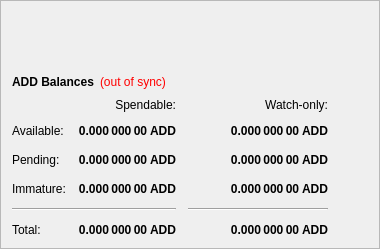
        <widget class="QFrame" name="frame">
         <property name="frameShape">
          <enum>QFrame::StyledPanel</enum>
         </property>
         <property name="frameShadow">
          <enum>QFrame::Raised</enum>
         </property>
         <layout class="QVBoxLayout" name="verticalLayout_4">
          <item>
           <widget class="QLabel" name="labelOverviewHeaderLeft">
            <property name="text">
             <string/>
            </property>
           </widget>
          </item>
          <item>
           <spacer name="verticalSpacer_4">
            <property name="orientation">
             <enum>Qt::Vertical</enum>
            </property>
            <property name="sizeHint" stdset="0">
             <size>
              <width>20</width>
              <height>40</height>
             </size>
            </property>
           </spacer>
          </item>
          <item>
           <layout class="QHBoxLayout" name="horizontalLayout_4">
            <item>
             <widget class="QLabel" name="label_5">
              <property name="font">
               <font>
                <weight>75</weight>
                <bold>true</bold>
               </font>
              </property>
              <property name="text">
               <string>ADD Balances</string>
              </property>
             </widget>
            </item>
            <item>
             <widget class="QLabel" name="labelWalletStatus">
              <property name="cursor">
               <cursorShape>WhatsThisCursor</cursorShape>
              </property>
              <property name="toolTip">
               <string>The displayed information may be out of date. Your wallet automatically synchronizes with the ADD network after a connection is established, but this process has not completed yet.</string>
              </property>
              <property name="styleSheet">
               <string notr="true">QLabel { color: red; }</string>
              </property>
              <property name="text">
               <string notr="true">(out of sync)</string>
              </property>
              <property name="alignment">
               <set>Qt::AlignLeading|Qt::AlignLeft|Qt::AlignVCenter</set>
              </property>
             </widget>
            </item>
            <item>
             <spacer name="horizontalSpacer_3">
              <property name="orientation">
               <enum>Qt::Horizontal</enum>
              </property>
              <property name="sizeHint" stdset="0">
               <size>
                <width>40</width>
                <height>20</height>
               </size>
              </property>
             </spacer>
            </item>
           </layout>
          </item>
          <item>
           <layout class="QGridLayout" name="gridLayout">
            <property name="spacing">
             <number>12</number>
            </property>
            <item row="2" column="2">
             <widget class="QLabel" name="labelWatchPending">
              <property name="font">
               <font>
                <weight>75</weight>
                <bold>true</bold>
               </font>
              </property>
              <property name="cursor">
               <cursorShape>IBeamCursor</cursorShape>
              </property>
              <property name="toolTip">
               <string>Unconfirmed transactions to watch-only addresses</string>
              </property>
              <property name="text">
               <string notr="true">0.000 000 00 ADD</string>
              </property>
              <property name="alignment">
               <set>Qt::AlignRight|Qt::AlignTrailing|Qt::AlignVCenter</set>
              </property>
              <property name="textInteractionFlags">
               <set>Qt::LinksAccessibleByMouse|Qt::TextSelectableByKeyboard|Qt::TextSelectableByMouse</set>
              </property>
             </widget>
            </item>
            <item row="2" column="1">
             <widget class="QLabel" name="labelUnconfirmed">
              <property name="font">
               <font>
                <weight>75</weight>
                <bold>true</bold>
               </font>
              </property>
              <property name="cursor">
               <cursorShape>IBeamCursor</cursorShape>
              </property>
              <property name="toolTip">
               <string>Total of transactions that have yet to be confirmed, and do not yet count toward the spendable balance</string>
              </property>
              <property name="text">
               <string notr="true">0.000 000 00 ADD</string>
              </property>
              <property name="alignment">
               <set>Qt::AlignRight|Qt::AlignTrailing|Qt::AlignVCenter</set>
              </property>
              <property name="textInteractionFlags">
               <set>Qt::LinksAccessibleByMouse|Qt::TextSelectableByKeyboard|Qt::TextSelectableByMouse</set>
              </property>
             </widget>
            </item>
            <item row="3" column="2">
             <widget class="QLabel" name="labelWatchImmature">
              <property name="font">
               <font>
                <weight>75</weight>
                <bold>true</bold>
               </font>
              </property>
              <property name="cursor">
               <cursorShape>IBeamCursor</cursorShape>
              </property>
              <property name="toolTip">
               <string>Staked or masternode rewards in watch-only addresses that has not yet matured</string>
              </property>
              <property name="text">
               <string notr="true">0.000 000 00 ADD</string>
              </property>
              <property name="alignment">
               <set>Qt::AlignRight|Qt::AlignTrailing|Qt::AlignVCenter</set>
              </property>
              <property name="textInteractionFlags">
               <set>Qt::LinksAccessibleByMouse|Qt::TextSelectableByKeyboard|Qt::TextSelectableByMouse</set>
              </property>
             </widget>
            </item>
            <item row="4" column="0" colspan="2">
             <widget class="Line" name="lineSpendableBalance">
              <property name="orientation">
               <enum>Qt::Horizontal</enum>
              </property>
             </widget>
            </item>
            <item row="4" column="2">
             <widget class="Line" name="lineWatchBalance">
              <property name="sizePolicy">
               <sizepolicy hsizetype="Preferred" vsizetype="Fixed">
                <horstretch>0</horstretch>
                <verstretch>0</verstretch>
               </sizepolicy>
              </property>
              <property name="minimumSize">
               <size>
                <width>140</width>
                <height>0</height>
               </size>
              </property>
              <property name="orientation">
               <enum>Qt::Horizontal</enum>
              </property>
             </widget>
            </item>
            <item row="5" column="0">
             <widget class="QLabel" name="labelTotalText">
              <property name="text">
               <string>Total:</string>
              </property>
             </widget>
            </item>
            <item row="3" column="1">
             <widget class="QLabel" name="labelImmature">
              <property name="font">
               <font>
                <weight>75</weight>
                <bold>true</bold>
               </font>
              </property>
              <property name="cursor">
               <cursorShape>IBeamCursor</cursorShape>
              </property>
              <property name="toolTip">
               <string>Staked or masternode rewards that has not yet matured</string>
              </property>
              <property name="text">
               <string notr="true">0.000 000 00 ADD</string>
              </property>
              <property name="alignment">
               <set>Qt::AlignRight|Qt::AlignTrailing|Qt::AlignVCenter</set>
              </property>
              <property name="textInteractionFlags">
               <set>Qt::LinksAccessibleByMouse|Qt::TextSelectableByKeyboard|Qt::TextSelectableByMouse</set>
              </property>
             </widget>
            </item>
            <item row="2" column="3">
             <spacer name="horizontalSpacer_2">
              <property name="orientation">
               <enum>Qt::Horizontal</enum>
              </property>
              <property name="sizeHint" stdset="0">
               <size>
                <width>40</width>
                <height>20</height>
               </size>
              </property>
             </spacer>
            </item>
            <item row="3" column="0">
             <widget class="QLabel" name="labelImmatureText">
              <property name="text">
               <string>Immature:</string>
              </property>
             </widget>
            </item>
            <item row="5" column="1">
             <widget class="QLabel" name="labelTotal">
              <property name="font">
               <font>
                <weight>75</weight>
                <bold>true</bold>
               </font>
              </property>
              <property name="cursor">
               <cursorShape>IBeamCursor</cursorShape>
              </property>
              <property name="toolTip">
               <string>Your current total balance</string>
              </property>
              <property name="text">
               <string notr="true">0.000 000 00 ADD</string>
              </property>
              <property name="alignment">
               <set>Qt::AlignRight|Qt::AlignTrailing|Qt::AlignVCenter</set>
              </property>
              <property name="textInteractionFlags">
               <set>Qt::LinksAccessibleByMouse|Qt::TextSelectableByKeyboard|Qt::TextSelectableByMouse</set>
              </property>
             </widget>
            </item>
            <item row="5" column="2">
             <widget class="QLabel" name="labelWatchTotal">
              <property name="font">
               <font>
                <weight>75</weight>
                <bold>true</bold>
               </font>
              </property>
              <property name="cursor">
               <cursorShape>IBeamCursor</cursorShape>
              </property>
              <property name="toolTip">
               <string>Current total balance in watch-only addresses</string>
              </property>
              <property name="text">
               <string notr="true">0.000 000 00 ADD</string>
              </property>
              <property name="alignment">
               <set>Qt::AlignRight|Qt::AlignTrailing|Qt::AlignVCenter</set>
              </property>
              <property name="textInteractionFlags">
               <set>Qt::LinksAccessibleByMouse|Qt::TextSelectableByKeyboard|Qt::TextSelectableByMouse</set>
              </property>
             </widget>
            </item>
            <item row="0" column="2">
             <widget class="QLabel" name="labelWatchonly">
              <property name="text">
               <string>Watch-only:</string>
              </property>
              <property name="alignment">
               <set>Qt::AlignRight|Qt::AlignTrailing|Qt::AlignVCenter</set>
              </property>
             </widget>
            </item>
            <item row="1" column="0">
             <widget class="QLabel" name="labelBalanceText">
              <property name="text">
               <string>Available:</string>
              </property>
             </widget>
            </item>
            <item row="1" column="1">
             <widget class="QLabel" name="labelBalance">
              <property name="font">
               <font>
                <weight>75</weight>
                <bold>true</bold>
               </font>
              </property>
              <property name="cursor">
               <cursorShape>IBeamCursor</cursorShape>
              </property>
              <property name="toolTip">
               <string>Your current spendable balance</string>
              </property>
              <property name="text">
               <string notr="true">0.000 000 00 ADD</string>
              </property>
              <property name="alignment">
               <set>Qt::AlignRight|Qt::AlignTrailing|Qt::AlignVCenter</set>
              </property>
              <property name="textInteractionFlags">
               <set>Qt::LinksAccessibleByMouse|Qt::TextSelectableByKeyboard|Qt::TextSelectableByMouse</set>
              </property>
             </widget>
            </item>
            <item row="1" column="2">
             <widget class="QLabel" name="labelWatchAvailable">
              <property name="font">
               <font>
                <weight>75</weight>
                <bold>true</bold>
               </font>
              </property>
              <property name="cursor">
               <cursorShape>IBeamCursor</cursorShape>
              </property>
              <property name="toolTip">
               <string>Your current balance in watch-only addresses</string>
              </property>
              <property name="text">
               <string notr="true">0.000 000 00 ADD</string>
              </property>
              <property name="alignment">
               <set>Qt::AlignRight|Qt::AlignTrailing|Qt::AlignVCenter</set>
              </property>
              <property name="textInteractionFlags">
               <set>Qt::LinksAccessibleByMouse|Qt::TextSelectableByKeyboard|Qt::TextSelectableByMouse</set>
              </property>
             </widget>
            </item>
            <item row="2" column="0">
             <widget class="QLabel" name="labelPendingText">
              <property name="text">
               <string>Pending:</string>
              </property>
             </widget>
            </item>
            <item row="0" column="1">
             <widget class="QLabel" name="labelSpendable">
              <property name="text">
               <string>Spendable:</string>
              </property>
              <property name="alignment">
               <set>Qt::AlignRight|Qt::AlignTrailing|Qt::AlignVCenter</set>
              </property>
             </widget>
            </item>
           </layout>
          </item>
         </layout>
        </widget>
